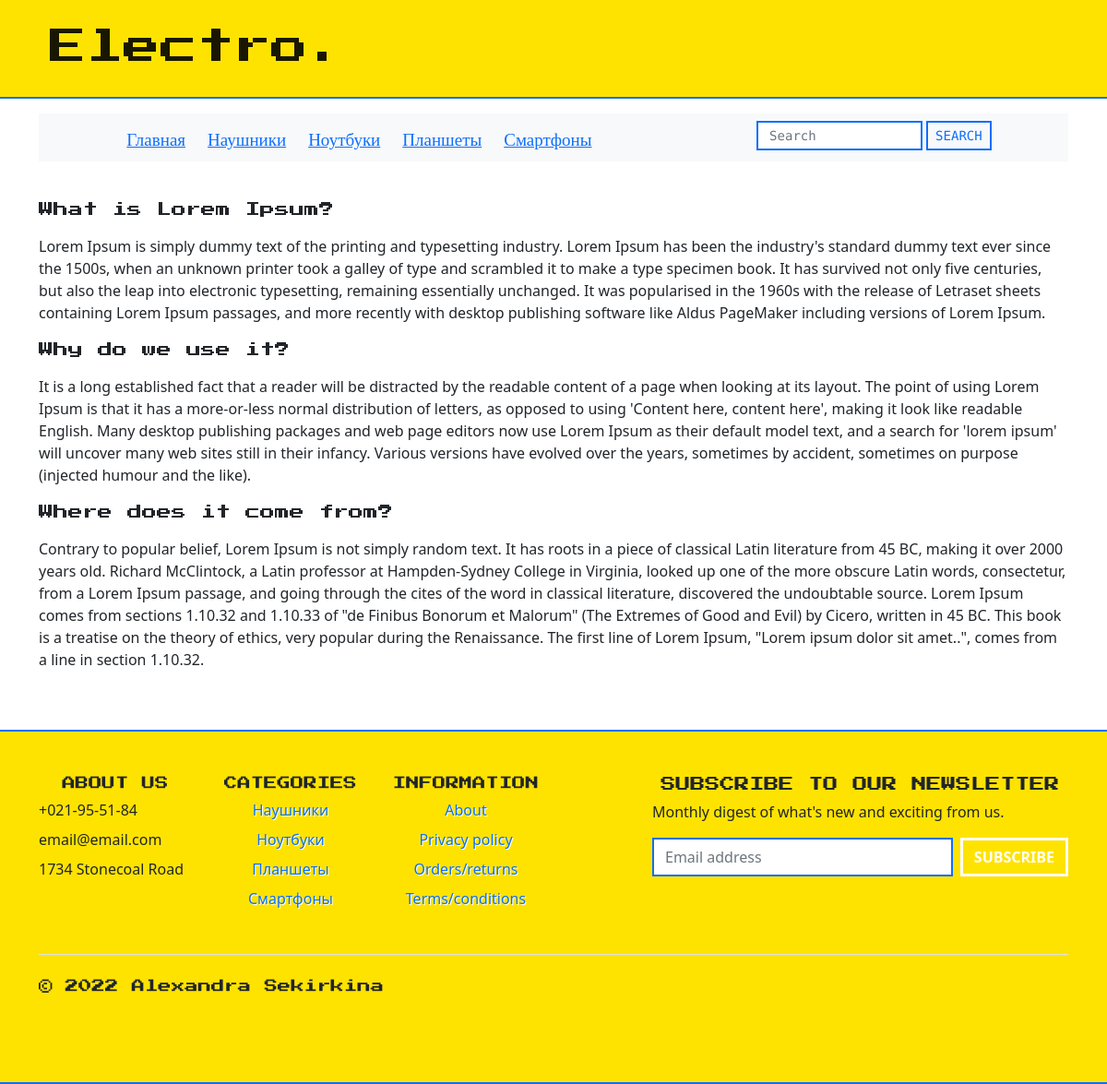
The page /store/privacy_policy on the database its author committed.
### store/models.py (models this page shows, shortened)
class StoreInfo(models.Model):
    logo = models.ImageField(max_length=250)
    name = models.CharField(max_length=150)
    address = models.CharField(max_length=150)
    phone = models.CharField(max_length=150)
    short_description = models.CharField(max_length=250)
    email = models.EmailField(max_length=150)
    about_us = models.TextField(max_length=2500)
    privacy_policy = models.TextField(max_length=2500)
    orders_and_returns = models.TextField(max_length=2500)
    terms_and_conditions = models.TextField(max_length=2500)
    class Meta:
        verbose_name = 'Информация о магазине'
        verbose_name_plural = 'Информация о магазине'

class Category(models.Model):
    name = models.CharField(max_length=100, db_index=True, verbose_name='Категория')
    slug = models.SlugField(db_index=True, unique=True)
    class Meta:
        verbose_name = 'Категория(ю)'
        verbose_name_plural = 'Категории'
    def get_absolute_url(self):
        return reverse('store:bycategory', kwargs={'slug': self.slug})

### store/views.py (the view)
# urls.py: path('privacy_policy', privacy_policy, name='ppol'),
def privacy_policy(request):
    return get_store_information(request, 'privacy_policy')

### store/templatetags/store_tags.py (called while the page is built)
@register.simple_tag()
def get_categories():
    return Category.objects.filter().annotate(cnt=Count('products', filter=F('products__is_available'))).filter(
        cnt__gt=0)

@register.simple_tag()
def get_store_info():
    return StoreInfo.objects.get(pk=1)

### store/views.py (called while the page is built)
def get_store_information(request, field):
    info = StoreInfo.objects.get(pk=1)
    text = eval(f'info.{field}')
    return render(request, 'store/text.html', context={'text': text})

### store/templates/store/text.html
{% extends 'base.html' %}
{% block navigation %}
{% include 'store/inc/_navigation.html' %}
{% endblock %}
{% block content %}
<div class="container">
    <div>
        <p>{{ text |safe|linebreaks }}</p>
    </div>
</div>
{% endblock %}

### templates/inc/_header.html (shortened to what this page needs)
{% load store_tags %}
{% get_store_info as store %}
<div style="background-color: #ffe300">
    <div class="container">
        <nav class="navbar pb-0 pt-2">
            <div class="container-fluid">
                <nav class="navbar navbar-expand-lg pb-0">
                    <a class="navbar-brand pb-0" style="font-family: 'Press Start 2P', cursive;
                    font-size: 40px;">
                        {{ store.name }}
                    </a>
                </nav>
            </div>
        </nav>
        <br>
    </div>
</div>
<div style="border-top: 2px solid #0d6efd">
</div>

### store/templates/store/inc/_navigation.html
{% load store_tags %}
<div class="container my-6" style="font-family: 'Press Start 2P', cursive; font-size: 19px;">
    <nav class="navbar navbar-expand-lg navbar-light bg-light py-6">
        <div class="row mx-auto">
            {% if request.path == '/' %}
            <a class="col" href="{% url 'home' %}">Главная</a>
            {% else %}
            <a class="col" href="{% url 'home' %}">Главная</a>
            {% endif %}
            {% get_categories as categories %}
            {% for cat in categories %}
            {% if request.path == cat.get_absolute_url %}
            <a class="col" href="{{ cat.get_absolute_url }}">{{ cat.name }}</a>
            {% else %}
            <a class="col" href="{{ cat.get_absolute_url }}">{{ cat.name }}</a>
            {% endif %}
            {% endfor %}
        </div>
        <form class="d-flex mb-1 mx-auto" action="{% url 'store:search' %}" method="get">
            <input class="form-control me-1" type="text" name="search"
                   style="border-radius: 0px; border: 2px solid #0d6efd; width: 180px; height: 32px;
                   font-family: 'Source Code Pro', monospace; font-size: 14px;"
                   placeholder="Search">
            <input class="btn btn-outline-primary py-0 px-2"
                   style="border: 2px solid; border-radius: 0.3px; font-size: 15px;
                       text-transform: uppercase; vertical-align: bottom; height: 32px; weight: 60px;
                       font-family: 'Source Code Pro', monospace;
                       font-size: 14px;  text-transform: uppercase;"
                   type="submit" value="search">
        </form>
    </nav>
</div>
<br>

### templates/inc/_footer.html (shortened to what this page needs)
{% load store_tags %}
{% get_store_info as store %}
{% get_categories as categories %}
<br>
<br>
<div style="border-top: 2px solid #0d6efd; border-bottom: 2px solid #0d6efd; display: block; background-color: #ffe300">
    <br>
    <div class="container" style="">
        <footer class="py-4">
            <div class="row">
                <div class="col-6 col-md-2 mb-3">
                    <h5 style="text-align: center; text-transform: uppercase; font-family: 'Press Start 2P', cursive; font-size: .9em;">
                        ABOUT US </h5>
                    <ul class="nav flex-column">
                        <li class="nav-item mb-2"> {{ store.phone }}</li>
                        <li class="nav-item mb-2"> {{ store.email }}</li>
                        <li class="nav-item mb-2"> {{ store.address }}</li>
                    </ul>
                </div>
                <div class="col-6 col-md-2 mb-3">
                    <h5 style="text-align: center; text-transform: uppercase; font-family: 'Press Start 2P', cursive; font-size: .9em;">
                        CATEGORIES</h5>
                    <ul class="nav flex-column">
                        {% for cat in categories %}
                        <li class="nav-item mb-2 mx-auto" style="text-shadow: 1px 1px #fff;"><a href="{{ cat.get_absolute_url }}" class="nav-link p-0">
                            {{ cat.name }}</a></li>
                        {% endfor %}
                    </ul>
                </div>
                <div class="col-6 col-md-2 mb-3">
                    <h5 style="text-align: center; text-transform: uppercase; font-family: 'Press Start 2P', cursive; font-size: .9em;">
                        INFORMATION</h5>
                    <ul class="nav flex-column">
                        <li class="nav-item mb-2 mx-auto" style="text-shadow: 1px 1px #fff;">
                            <a href="{% url 'store:about' %}" class="nav-link p-0">
                            About</a>
                        </li>
                        <li class="nav-item mb-2 mx-auto" style="text-shadow: 1px 1px #fff;">
                            <a href="{% url 'store:ppol' %}" class="nav-link p-0">
                            Privacy policy</a></li>
                        <li class="nav-item mb-2 mx-auto" style="text-shadow: 1px 1px #fff;">
                            <a href="{% url 'store:ord_ret' %}" class="nav-link p-0">
                            Orders/returns</a>
                        </li>
                        <li class="nav-item mb-2 mx-auto" style="text-shadow: 1px 1px #fff;">
                            <a href="{% url 'store:terms' %}" class="nav-link p-0">
                            Terms/conditions</a>
                        </li>
                    </ul>
                </div>
                <div class="col-md-5 offset-md-1 mb-3">
                    <form>
                        <h5 style="text-align: center; text-transform: uppercase; font-family: 'Press Start 2P', cursive; font-size: 1em;">
                            Subscribe to our newsletter</h5>
                        <p>Monthly digest of what's new and exciting from us.</p>
                        <div class="d-flex flex-column flex-sm-row w-100 gap-2">
                            <input id="newsletter1" type="text" class="form-control" placeholder="Email address"
                            style="border-radius: 0px; border: 2px solid #0d6efd;">
                            <button class="btn btn-outline-primary"
                                    style="border: 3px solid #fff; border-radius: 0.3px; font-weight: 700; text-transform: uppercase; vertical-align: bottom; color: #fff;"
                                    type="button"> Subscribe
                            </button>
                        </div>
                    </form>
                </div>
            </div>
            <div class="d-flex flex-column flex-sm-row justify-content-between py-4 my-4 border-top">
                <p style="font-family: 'Press Start 2P', cursive; font-size: .9em;">&copy; 2022 Alexandra Sekirkina</p>
                <ul class="list-unstyled d-flex">
                    <li class="ms-3"><a class="link-dark" href="#">
                        <svg class="bi" width="24" height="24">
                            <use xlink:href="#twitter"/>
                        </svg>
                    </a></li>
                    <li class="ms-3"><a class="link-dark" href="#">
                        <svg class="bi" width="24" height="24">
                            <use xlink:href="#instagram"/>
                        </svg>
                    </a></li>
                    <li class="ms-3"><a class="link-dark" href="#">
                        <svg class="bi" width="24" height="24">
                            <use xlink:href="#facebook"/>
                        </svg>
                    </a></li>
                </ul>
            </div>
        </footer>
    </div>
</div>

### rows shown on the page
StoreInfo: name "Electro.", privacy_policy "What is Lorem Ipsum? Lorem Ipsum is simply dummy text of the printing and typesetting industry. Lorem Ipsum has been the industry's standard dummy text ever since the 1500s, when an unknown printer took a galley of type and scrambled it to make a type specimen book. It has survived not only five centuries, but also the leap into electronic typesetting, remaining essentially unchanged. It was popularised in the 1960s with the release of Letraset sheets containing Lorem Ipsum passages, and more recently with desktop publishing software like Aldus PageMaker including versions of Lorem Ipsum. Why do we use it? It is a long established fact that a reader will be distracted by the readable…", phone "+021-95-51-84", email "email@email.com", address "1734 Stonecoal Road"
Category: name "Наушники"
Category: name "Ноутбуки"
Category: name "Планшеты"
Category: name "Смартфоны"
